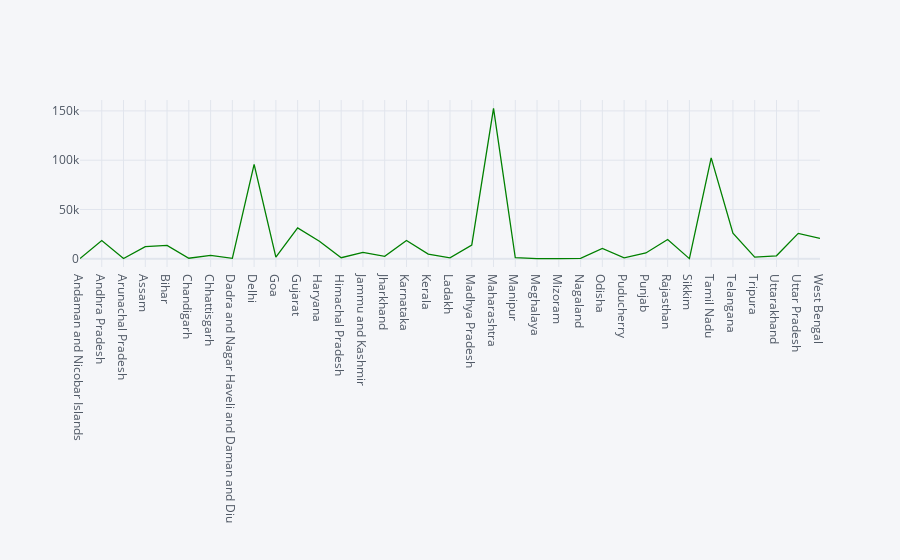

The notebook cell this image was saved under:
### Code cell
df.iplot(kind='scatter',x='Name of State / UT',y='Cured/Discharged/Migrated',colors='green')

### Figure 1 — Plotly figure (JSON) as saved in the notebook; plotly's stock layout.template omitted (floating-point values rounded to 4 significant figures)
{"data": [{"line": {"color": "rgba(0, 128, 0, 1.0)", "dash": "solid", "shape": "linear", "width": 1.3}, "mode": "lines", "name": "Cured/Discharged/Migrated", "text": "", "type": "scatter", "x": ["Andaman and Nicobar Islands", "Andhra Pradesh", "Arunachal Pradesh", "Assam", "Bihar", "Chandigarh", "Chhattisgarh", "Dadra and Nagar Haveli and Daman and Diu", "Delhi", "Goa", "Gujarat", "Haryana", "Himachal Pradesh", "Jammu and Kashmir", "Jharkhand", "Karnataka", "Kerala", "Ladakh", "Madhya Pradesh", "Maharashtra", "Manipur", "Meghalaya", "Mizoram", "Nagaland", "Odisha", "Puducherry", "Punjab", "Rajasthan", "Sikkim", "Tamil Nadu", "Telangana", "Tripura", "Uttarakhand", "Uttar Pradesh", "West Bengal"], "y": [130, 18378, 153, 12173, 13462, 459, 3324, 357, 95699, 1674, 31286, 17667, 979, 6337, 2485, 18466, 4634, 964, 13908, 152613, 989, 66, 159, 348, 10476, 889, 5867, 19502, 87, 102310, 25999, 1604, 2948, 25743, 20680]}], "layout": {"legend": {"bgcolor": "#F5F6F9", "font": {"color": "#4D5663"}}, "paper_bgcolor": "#F5F6F9", "plot_bgcolor": "#F5F6F9", "title": {"font": {"color": "#4D5663"}}, "xaxis": {"gridcolor": "#E1E5ED", "showgrid": true, "tickfont": {"color": "#4D5663"}, "title": {"font": {"color": "#4D5663"}, "text": ""}, "zerolinecolor": "#E1E5ED"}, "yaxis": {"gridcolor": "#E1E5ED", "showgrid": true, "tickfont": {"color": "#4D5663"}, "title": {"font": {"color": "#4D5663"}, "text": ""}, "zerolinecolor": "#E1E5ED"}}}
